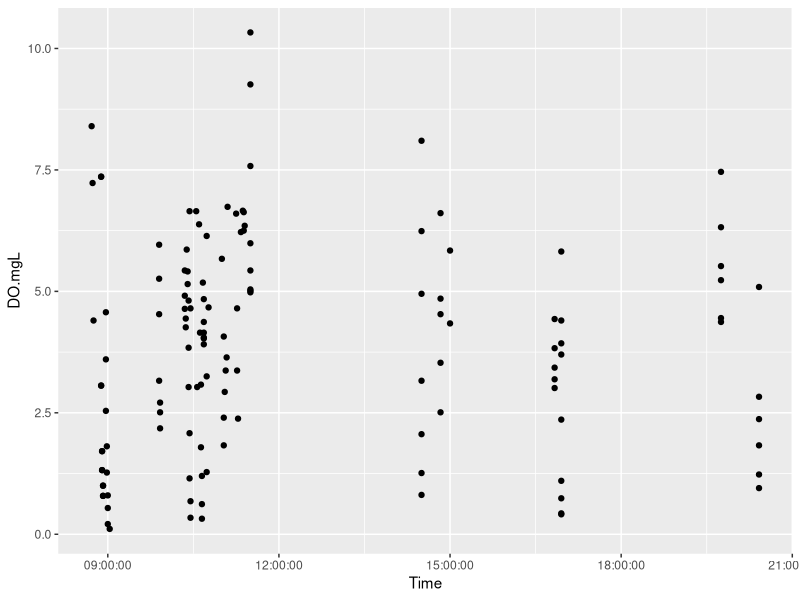
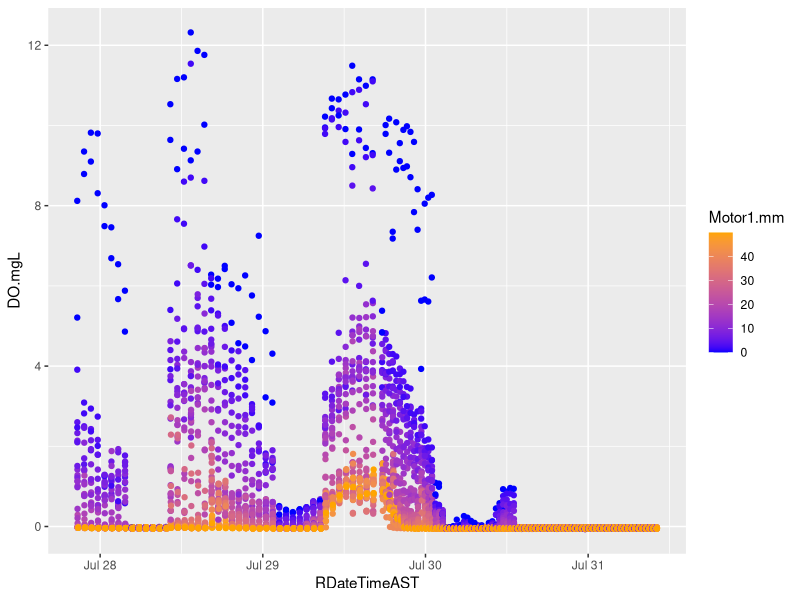
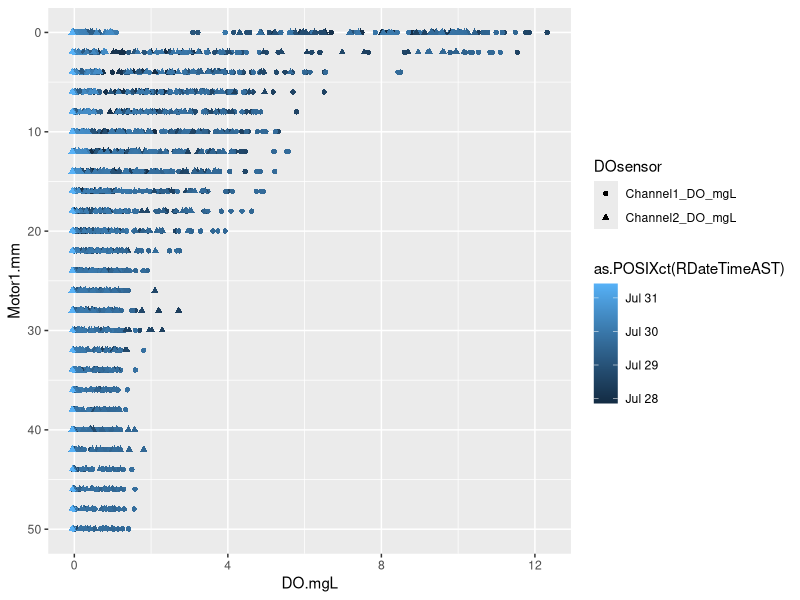
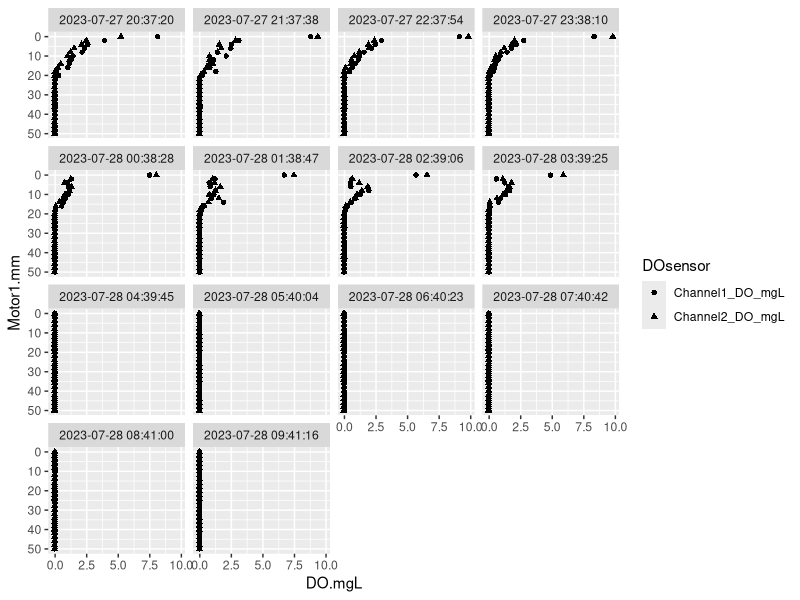
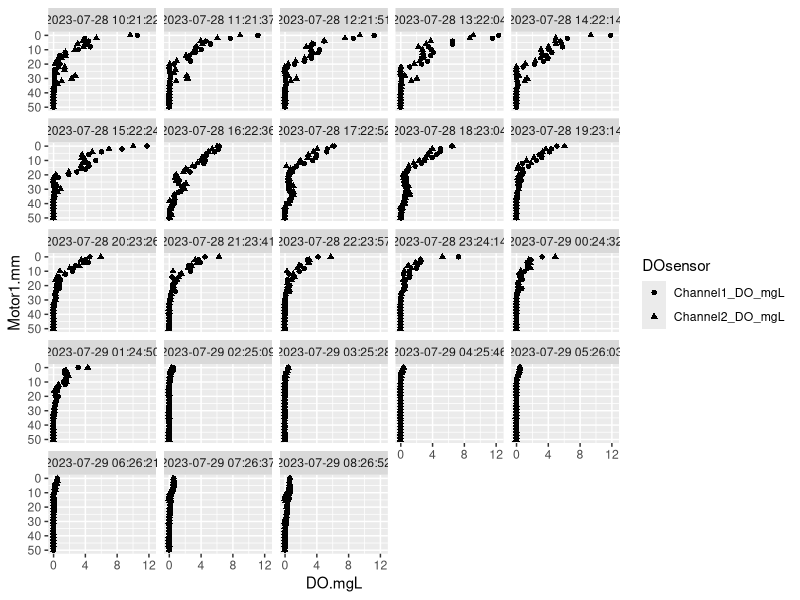
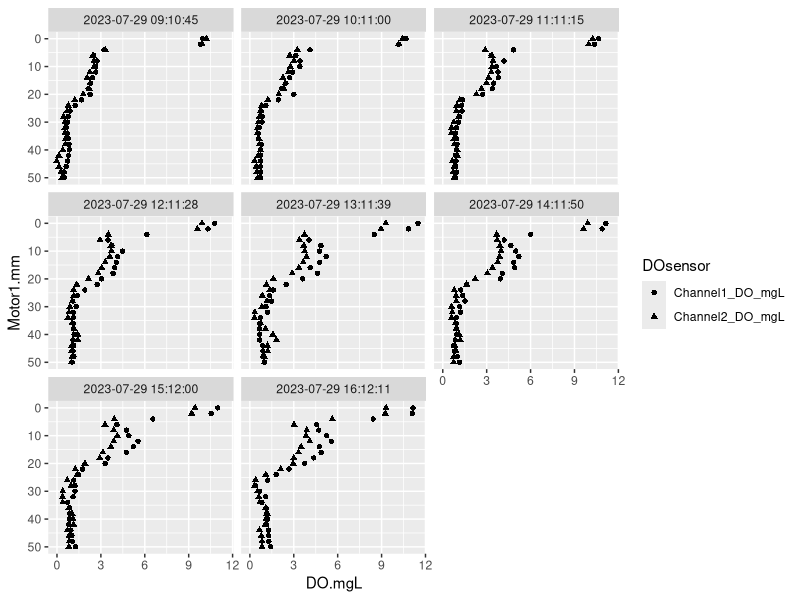
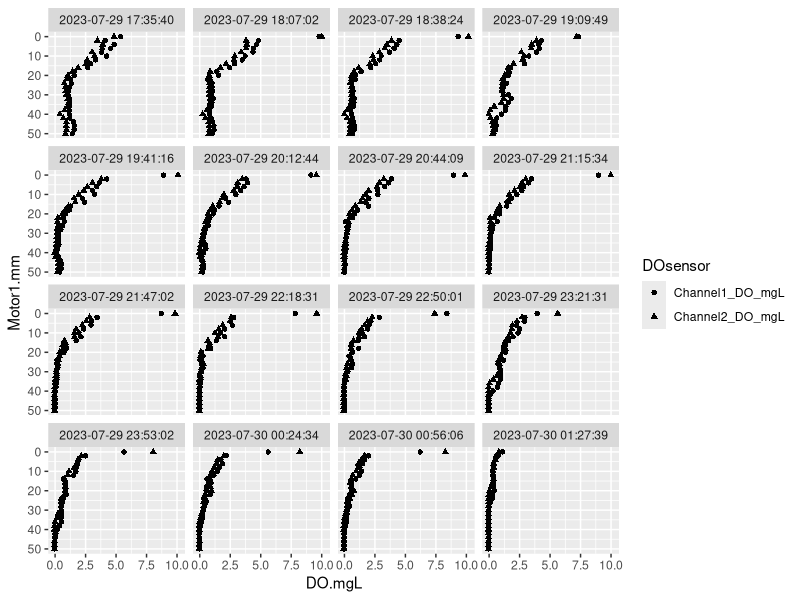
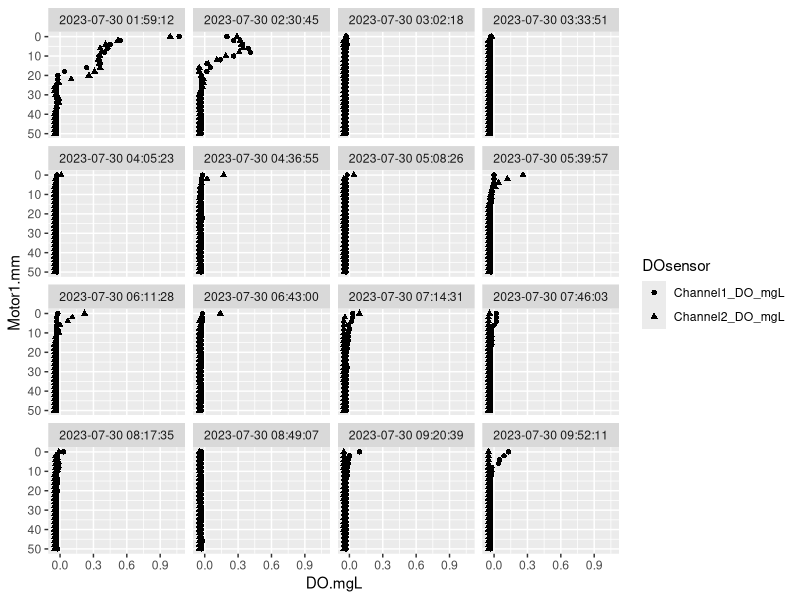

Source code (R) for these figures, in order:
## ---- chunk 1
library(stringr)
library(ggplot2)
library(dplyr)
library(lubridate)
library(tidyr) 
library(hms)
## ---- chunk 2
#Each Raw data file corresponds to one sequence programmed and run
rawDO1<-read.table("Data/Microelectrode profile data/28072023002440_TFS_PhIr_5cmdepth_2mm_365/28072023002440_data.txt", sep="\t", header = TRUE)
rawDO2<-read.table("Data/Microelectrode profile data/28072023003700_TFS_PhIr_5cm_1hr_diurnal_368/28072023003700_data.txt", sep="\t", header = TRUE)
rawDO3<-read.table("Data/Microelectrode profile data/28072023142101_TFS_PhIr_5cm_1hr_diurnal_370/28072023142101_data.txt", sep="\t", header = TRUE)
rawDO4<-read.table("Data/Microelectrode profile data/29072023131024_TFS_PhIr_5cm_1hr_diurnal_371/29072023131024_data.txt", sep="\t", header = TRUE)
rawDO5<-read.table("Data/Microelectrode profile data/29072023213519_TFS_PhIr_5cm_30min_2d_374/29072023213519_data.txt", sep="\t", header = TRUE)

#Adding the file name for each set of raw data in the "file" column
rawDO1$file<-"28072023002440_data.txt"
rawDO2$file<-"28072023003700_data.txt"
rawDO3$file<-"28072023142101_data.txt"
rawDO4$file<-"29072023131024_data.txt"
rawDO5$file<-"29072023213519_data.txt"

#Adding the program name corresponding to each sequence run in the "program" column
rawDO1$program<-"28072023002440_TFS_PhIr_5cmdepth_2mm_365"
rawDO2$program<-"28072023003700_TFS_PhIr_5cm_1hr_diurnal_368"
rawDO3$program<-"28072023142101_TFS_PhIr_5cm_1hr_diurnal_370"
rawDO4$program<-"29072023131024_TFS_PhIr_5cm_1hr_diurnal_371"
rawDO5$program<-"29072023213519_TFS_PhIr_5cm_30min_2d_374"

#merging the five raw data files together using rbind into a new data frame called microDOraw
microDOraw<-rbind(rawDO1, rawDO2)
microDOraw<-rbind(microDOraw, rawDO3)
microDOraw<-rbind(microDOraw, rawDO4)
microDOraw<-rbind(microDOraw, rawDO5)

#Keeping only relevant columns
microDOraw<-microDOraw %>%
  select(Time, Channel.1..mV., Channel.2..mV., Channel.1_cal..µmol.L., Channel.2_cal..µmol.L., Motor.1..mm., Motor.2..mm., GroupId, file, program)

#renaming columns to get rid of annoying extra punctuations
names(microDOraw)[names(microDOraw)=="Channel.1..mV."]<-"Channel1_mV"
names(microDOraw)[names(microDOraw)=="Channel.2..mV."]<-"Channel2_mV"
names(microDOraw)[names(microDOraw)=="Channel.1_cal..µmol.L."]<-"Channel1_DO_mgL"
names(microDOraw)[names(microDOraw)=="Channel.2_cal..µmol.L."]<-"Channel2_DO_mgL"
names(microDOraw)[names(microDOraw)=="Motor.1..mm."]<-"Motor1.mm"
names(microDOraw)[names(microDOraw)=="Motor.2..mm."]<-"Motor2.mm"

#the Time column contains date and time. Code below splits into a Date and Time column. new column with only time is named Time2
microDOraw[c("Date", "Time2")]<-str_split_fixed(microDOraw$Time, " ", 2)

#telling R to format the date as a date in a new column called RDate
microDOraw$RDate<-as.POSIXct(microDOraw$Date, format="%d%m%Y")

#telling R to format original Time column as a date time in eastern daylight time in new column called RDateTimeEDT
microDOraw$RDateTimeEDT<-as.POSIXct(microDOraw$Time, format="%d%m%Y %H%M%S")

#Converting time to AlaskaTime in new column called RDateTimeAST
microDOraw$RDateTimeAST<-as.POSIXct(microDOraw$RDateTimeEDT-hours(4))

#gathering data from the 2 DO sensors into a a single column, creating a new data frame called micro DO to use for most data processing and analysis from here on out.
microDO<-microDOraw %>%
  #selecting only the relevant columns
  select(Time, Channel1_DO_mgL, Channel2_DO_mgL, Motor1.mm, Motor2.mm, program, RDateTimeEDT, RDateTimeAST) %>%
  #gathering the 2 DO sensors into a single column
  gather(key="DOsensor", value="DO.mgL", Channel1_DO_mgL:Channel2_DO_mgL)
#making a column of just times using the as_hms() function in the hms package
microDO$RTime<-as_hms(microDO$RDateTimeAST)
#making a column of just date for faceting by date in graphs
microDO$RDate<-as_date(microDO$RDateTimeAST)

#Make a column that's the hour w/o minutes and seconds that a profile was taken, which will help with graphing later
#Found example here: https://stackoverflow.com/questions/16444242/rounding-times-to-the-nearest-hour-in-r
microDO$RHour<-as.numeric(format(round(microDO$RDateTimeAST, units="hours"), format="%H"))
## ---- chunk 3
microDO<-microDO%>%
  filter(program!="28072023002440_TFS_PhIr_5cmdepth_2mm_365")
## ---- chunk 4
#Each profile in all four of the programs has 26 points, which makes things easier
#https://stackoverflow.com/questions/32078578/how-to-group-by-every-7-rows-and-aggregate-those-7-values-by-median
#theData$seven_day_index <- c(0, rep(1:(nrow(theData)-1)%/%7))

microDO$ProfIndex <- c(0, rep(1:(nrow(microDO)-1)%/%26) )
#I don't know how this works but it does!

##Name each profile with the date and time stamp of the first data point
#https://stackoverflow.com/questions/69375473/r-how-to-replace-all-rows-in-a-group-with-a-value-from-first-row-in-a-df
#First() function in dplyr gets the first value in each, then adding in the sensor name
microDO<-microDO %>%
  group_by(ProfIndex) %>%
  mutate(ProfileID = paste(first(Time), DOsensor))

#also make one with just time time for co-graphing profiles taken at the same time
microDO<-microDO %>%
  group_by(ProfIndex) %>%
  mutate(ProfileIDTime = first(Time) )

#and make a new column that is the start Date Time
microDO<-microDO %>%
  group_by(ProfIndex) %>%
  mutate(ProfileStart = first(as.POSIXct(RDateTimeAST)) )

#making a new column with just the Time of start Date Time
microDO$RProfileStartTime<-as_hms(microDO$ProfileStart)
## ---- chunk 5
#Reading in Dissolved oxygen concentrations measured with hand-held Presens FibOx cable
FiboxDOraw<-read.csv("Data/PhIr2023_DissolvedOxygenMeasurements.csv")

#Removing ghost rows by omitting anything with DO is na becuase every row should have a DO value
FiboxDOraw<-FiboxDOraw %>%
  filter(!is.na(DO.mgL))

#where were these data collected? location coordinates are in FiboxDOLoc.csv
##Added coordinates manually to FiboxDOLoc.csv.  Coordinates in FiboxDOLoc.csv are approximate. For more specific locations, see hand-drawn maps in field notes, which are also annotated in 2023July_DOCampaign_Notes.pptx . More accurate coordinates could be determined using the 2021 RTK coordinates, high-resolution georeferenced aerial imagery than what’s available on Google Earth, and field notes maps.

##Getting Dates & Times in order
#Making a DateTime field 
FiboxDOraw$RDate<-as.POSIXct(FiboxDOraw$Date, format="%d-%b-%y")
#Pasting Date and Time together to make a DateTime column
FiboxDOraw$DateTime<-paste(FiboxDOraw$RDate, FiboxDOraw$Time)
#telling R that it's a Date Tiem using as.POSIXct
FiboxDOraw$RDateTime<- as.POSIXct (FiboxDOraw$DateTime, format="%Y-%m-%d %H:%M")

#omitting data point from July 31 with unclear depth note in field notes (under depth says "multiplex..." for some reason)

FiboxDO<-FiboxDOraw %>%
  filter(!is.na(as.numeric(Depth.cm)))

##Telling R which ones should be numeric that aren't
FiboxDO$Depth.cm<-as.numeric(FiboxDO$Depth.cm)
FiboxDO$Temp.degC<-as.numeric(FiboxDO$Temp.degC)

##Making an Area Site column
FiboxDO$AreaSite<-paste(FiboxDO$Area,FiboxDO$Site)

##make a column with only time of day
# starting with this as a resource 
##https://r4ds.hadley.nz/datetimes.html
##the above website says: "In this chapter we are going to focus on dates and date-times as R doesn’t have a native class for storing times. If you need one, you can use the hms package."
##So, using the hms package: https://hms.tidyverse.org/

FiboxDO$Time<-as_hms(FiboxDO$RDateTime)
#Testing to see if it worked and how it graphs
ggplot(FiboxDO, aes(x=Time, y=DO.mgL))+
  geom_point()
#Looks like it worked! yay.
## ---- chunk 6
##Summarizing DO in top 10 cm of surface water
FiboxDO.surf<-FiboxDO %>%
  filter(Depth.cm < 10) 
summary(FiboxDO.surf)
## ---- chunk 7
#all of the data except the first program
microDO %>%
  filter(program!= "28072023002440_TFS_PhIr_5cmdepth_2mm_365" ) %>%
ggplot( aes(x=RDateTimeAST, y=DO.mgL, color=Motor1.mm) ) +
  geom_point()+
  scale_color_gradient(low="blue", high="orange")

## ---- chunk 8
ggplot(microDO, aes(x=DO.mgL, y=Motor1.mm, color=as.POSIXct(RDateTimeAST), shape=DOsensor))+
  geom_point()+
  scale_y_reverse()
## ---- chunk 9
microDO%>%
  filter(program=="28072023003700_TFS_PhIr_5cm_1hr_diurnal_368") %>%
  ggplot(aes(x=DO.mgL, y=Motor1.mm, shape=DOsensor))+
  geom_point()+
  scale_y_reverse()+
  facet_wrap(~ProfileStart)
## ---- chunk 10
microDO%>%
  filter(program=="28072023142101_TFS_PhIr_5cm_1hr_diurnal_370") %>%
  ggplot(aes(x=DO.mgL, y=Motor1.mm, shape=DOsensor))+
  geom_point()+
  scale_y_reverse()+
  facet_wrap(~ProfileStart)
## ---- chunk 11
microDO%>%
  filter(program=="29072023131024_TFS_PhIr_5cm_1hr_diurnal_371") %>%
  ggplot(aes(x=DO.mgL, y=Motor1.mm, shape=DOsensor))+
  geom_point()+
  scale_y_reverse()+
  facet_wrap(~ProfileStart)
## ---- chunk 12
##getting a list of all the profile start date times
microDO4<-microDO%>%
  filter(program== "29072023213519_TFS_PhIr_5cm_30min_2d_374")
unique(microDO4$ProfileStart)
length(unique(microDO4$ProfileStart))

#plotting profiles in groups of 16

microDO%>%
  filter(program== "29072023213519_TFS_PhIr_5cm_30min_2d_374") %>%
  filter(RDateTimeAST<as.POSIXct("2023-07-30 01:50")) %>%
  ggplot(aes(x=DO.mgL, y=Motor1.mm, shape=DOsensor))+
  geom_point()+
  scale_y_reverse()+
  facet_wrap(~ProfileStart)

microDO%>%
  filter(program== "29072023213519_TFS_PhIr_5cm_30min_2d_374") %>%
  filter(RDateTimeAST>as.POSIXct("2023-07-30 01:50") & RDateTimeAST<as.POSIXct("2023-07-30 10:20" )) %>%
  ggplot(aes(x=DO.mgL, y=Motor1.mm, shape=DOsensor))+
  geom_point()+
  scale_y_reverse()+
  facet_wrap(~ProfileStart)

microDO%>%
  filter(program== "29072023213519_TFS_PhIr_5cm_30min_2d_374") %>%
  filter(RDateTimeAST>as.POSIXct("2023-07-30 10:20") & RDateTimeAST<as.POSIXct("2023-07-30 18:40" )) %>%
  ggplot(aes(x=DO.mgL, y=Motor1.mm, shape=DOsensor))+
  geom_point()+
  scale_y_reverse()+
  facet_wrap(~ProfileStart)

##Looks like the motor goofed after the 2023-7-30 13:01 profiles 

microDO%>%
  filter(program== "29072023213519_TFS_PhIr_5cm_30min_2d_374") %>%
  filter(RDateTimeAST>as.POSIXct("2023-07-30 18:40") & RDateTimeAST<as.POSIXct("2023-07-31 3:10" )) %>%
  ggplot(aes(x=DO.mgL, y=Motor1.mm, shape=DOsensor))+
  geom_point()+
  scale_y_reverse()+
  facet_wrap(~ProfileStart)

microDO%>%
  filter(program== "29072023213519_TFS_PhIr_5cm_30min_2d_374") %>%
  filter(RDateTimeAST>as.POSIXct("2023-07-31 3:10")) %>%
  ggplot(aes(x=DO.mgL, y=Motor1.mm, shape=DOsensor))+
  geom_point()+
  scale_y_reverse()+
  facet_wrap(~ProfileStart)



## ---- chunk 13
ggplot(microDO, aes(x=DO.mgL, y=Motor1.mm, color=as.POSIXct(RTime), shape=DOsensor))+
  geom_point()+
  scale_y_reverse()+
  facet_wrap(~RDate)
## ---- chunk 14
microDO %>%
  filter(RDate==as.POSIXct("2023-07-29"))%>%
  ggplot(aes(x=DO.mgL, y=Motor1.mm))+
  geom_point()+
  scale_y_reverse() +
  facet_wrap(~RProfileStartTime)

##Next step: make a column rounding to the start hour so I can make a grid of day by time. Later, chnage the label of each plot to the actual start time.


ggplot(microDO, aes(x=DO.mgL, y=Motor1.mm))+
  geom_point(size=0.1)+
  scale_y_reverse() +
  facet_grid(rows=vars(RDate), cols=vars(RHour))
ggsave("AllDOProfiles.png", width=10, height=3, units="in")
## ---- chunk 15
ggplot(FiboxDO, aes(x=DO.mgL, y=Depth.cm, color=RDateTime, shape=AreaSite))+
  geom_point()+
  scale_y_reverse()

## ---- chunk 16
ggplot(FiboxDO, aes(x=DO.mgL, y=Depth.cm, color=Time, shape=AreaSite))+
  geom_point()+
  scale_y_reverse()
#why isn't there a legend for the color-coded time? also looks like it's reading time as categorical

